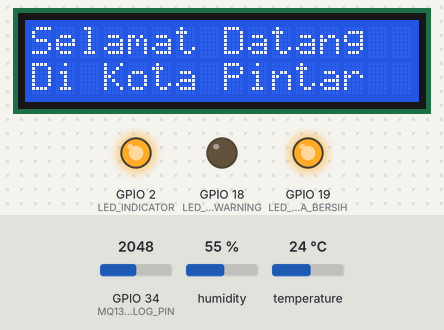
A sketch run on a simulated ESP32. Shown: 16×2 character LCD, output pins drawn as LEDs (lit = HIGH). The test bench sets the inputs (shaded band); at power-on: GPIO 34 (MQ135_ANALOG_PIN) = 2048, humidity 55 %, temperature 24 °C. WiFi joins after 1.5 s; servers stay silent unless stated; uploads are accepted with an empty reply; what the sketch prints to the serial monitor is not drawn.

Above: at 1.7 s.
At 4.6 s:
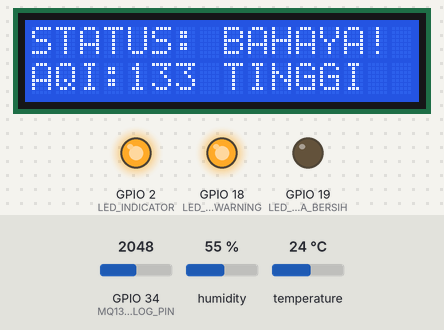
4.7 s: GPIO 34 (MQ135_ANALOG_PIN) set to 1498
At 9.0 s:
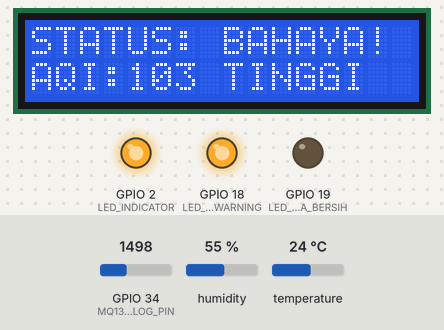
10.2 s: GPIO 34 (MQ135_ANALOG_PIN) set to 1380
At 20.1 s:
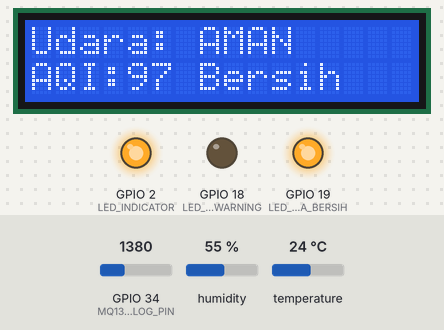
20.2 s: GPIO 34 (MQ135_ANALOG_PIN) set to 1228
At 29.0 s:
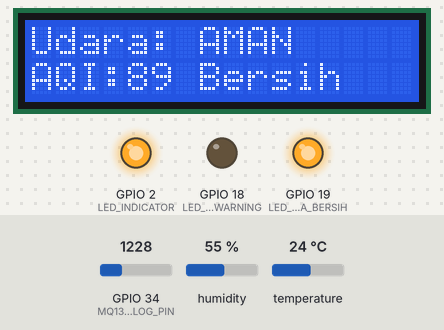
Timing chart, 0 to 30.5 s (numbered marks = the images above; inputs shaded):
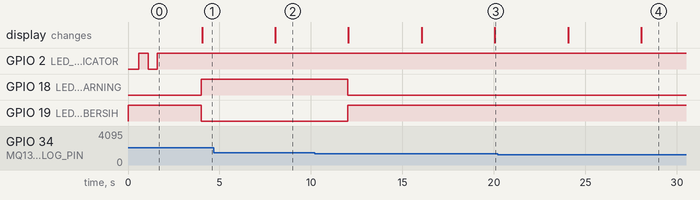

The sketch:

esp32_air_quality.ino
```cpp
/*
  =============================================================
  UrbanPulse Smart City - ESP32 Air Quality Sensor Node
  =============================================================
  Sensor: MQ-135 (Air Quality/Gas) & DHT22 (Temp & Humidity)
  Output:
    - [REVISI] Monitor Hijau: LCD 16x2 I2C (SDA Pin 21, SCL Pin 22)
    - [REVISI] LED Peringatan Polusi: Pin 18 (Merah/Kuning)
    - [REVISI] LED Udara Bersih: Pin 19 (Hijau)
  Protocol: HTTP POST (REST API)
  Author: UrbanPulse Engineering
  =============================================================
*/

#include <WiFi.h>
#include <HTTPClient.h>
#include <ArduinoJson.h>
#include <Wire.h>
#include <LiquidCrystal_I2C.h>
#include "DHT.h"

// 1. Konfigurasi Jaringan WiFi & Server UrbanPulse
const char* ssid = "NAMA_WIFI_ANDA";
const char* password = "PASSWORD_WIFI_ANDA";

// Masukkan IP Komputer / Server tempat Dashboard berjalan
// Contoh: "http://192.168.1.15:3000/api/iot/telemetry"
const char* serverUrl = "http://192.168.1.15:3000/api/iot/telemetry";

// 2. Definisi Pin Sensor & Aktuator
#define DHTPIN 4
#define DHTTYPE DHT22
#define MQ135_ANALOG_PIN 34
#define LED_INDICATOR 2

// [BARU - REVISI] 2 Pin LED Tambahan
#define LED_POLUSI_WARNING 18  // Menyala saat polusi tinggi
#define LED_UDARA_BERSIH   19  // Menyala saat udara bersih / aman

DHT dht(DHTPIN, DHTTYPE);

// [BARU - REVISI] Inisialisasi Monitor Hijau LCD 16x2 I2C (Alamat default 0x27 atau 0x3F)
LiquidCrystal_I2C lcd(0x27, 16, 2);

unsigned long lastSendTime = 0;
const unsigned long sendInterval = 4000; // Kirim data setiap 4 detik
int screenCycle = 0;

void setup() {
  Serial.begin(115200);
  pinMode(LED_INDICATOR, OUTPUT);
  pinMode(LED_POLUSI_WARNING, OUTPUT);
  pinMode(LED_UDARA_BERSIH, OUTPUT);
  pinMode(MQ135_ANALOG_PIN, INPUT);

  // Inisialisasi LED awal
  digitalWrite(LED_POLUSI_WARNING, LOW);
  digitalWrite(LED_UDARA_BERSIH, HIGH);

  // Inisialisasi I2C & Monitor Hijau LCD
  Wire.begin(21, 22);
  lcd.init();
  lcd.backlight();
  lcd.clear();
  lcd.setCursor(0, 0);
  lcd.print("Selamat Datang  ");
  lcd.setCursor(0, 1);
  lcd.print("Di Kota Pintar  ");

  dht.begin();

  Serial.println("\n--- Memulai Inisialisasi ESP32 Air Quality Node ---");
  WiFi.begin(ssid, password);

  while (WiFi.status() != WL_CONNECTED) {
    delay(500);
    Serial.print(".");
    digitalWrite(LED_INDICATOR, !digitalRead(LED_INDICATOR));
  }

  digitalWrite(LED_INDICATOR, HIGH);
  Serial.println("\nWiFi Berhasil Terhubung!");
  Serial.print("IP ESP32: ");
  Serial.println(WiFi.localIP());
}

void loop() {
  if (millis() - lastSendTime >= sendInterval) {
    lastSendTime = millis();

    if (WiFi.status() == WL_CONNECTED) {
      sendTelemetryData();
    } else {
      Serial.println("[WARNING] WiFi terputus. Mencoba menghubungkan kembali...");
      WiFi.reconnect();
    }
  }
}

void sendTelemetryData() {
  // 1. Baca data sensor fisik
  float temperature = dht.readTemperature();
  float humidity = dht.readHumidity();
  int rawMQ135 = analogRead(MQ135_ANALOG_PIN);

  // Perhitungan estimasi AQI & PM2.5 dari sensor analog MQ-135
  if (isnan(temperature)) temperature = 29.8;
  if (isnan(humidity)) humidity = 65.0;

  // Konversi nilai ADC (0-4095) ke perkiraan parameter polusi
  int calculatedAQI = map(rawMQ135, 200, 3500, 35, 210);
  calculatedAQI = constrain(calculatedAQI, 20, 300);

  float calculatedPM25 = calculatedAQI * 0.45;
  float calculatedCO = (calculatedAQI / 40.0) + 0.3;
  int calculatedCO2 = 400 + (calculatedAQI * 2);

  // ==============================================================
  // [BARU - REVISI] LOGIKA MONITOR HIJAU (LCD) & 2 LED TAMBAHAN
  // ==============================================================
  if (calculatedAQI > 100) {
    // KONDISI POLUSI TINGGI:
    // LED Peringatan MENYALA, LED Bersih MATI
    digitalWrite(LED_POLUSI_WARNING, HIGH);
    digitalWrite(LED_UDARA_BERSIH, LOW);

    // Tampilkan di Monitor Hijau:
    lcd.setCursor(0, 0);
    lcd.print("STATUS: BAHAYA! ");
    lcd.setCursor(0, 1);
    char buf[17];
    snprintf(buf, sizeof(buf), "AQI:%d TINGGI  ", calculatedAQI);
    lcd.print(buf);
  } else {
    // KONDISI UDARA BERSIH / NORMAL:
    // LED Peringatan MATI, LED Bersih MENYALA
    digitalWrite(LED_POLUSI_WARNING, LOW);
    digitalWrite(LED_UDARA_BERSIH, HIGH);

    screenCycle = (screenCycle + 1) % 2;
    if (screenCycle == 0) {
      lcd.setCursor(0, 0);
      lcd.print("Selamat Datang  ");
      lcd.setCursor(0, 1);
      lcd.print("Di Kota Pintar  ");
    } else {
      lcd.setCursor(0, 0);
      lcd.print("Udara: AMAN     ");
      lcd.setCursor(0, 1);
      char buf[17];
      snprintf(buf, sizeof(buf), "AQI:%d Bersih  ", calculatedAQI);
      lcd.print(buf);
    }
  }

  // 2. Siapkan dokumen JSON sesuai format UrbanPulse
  StaticJsonDocument<350> doc;
  doc["deviceId"] = "ESP32-AIR-01";
  doc["type"] = "air-quality";
  doc["zone"] = "Kawasan Industri & Sudirman";

  JsonObject payload = doc.createNestedObject("payload");
  payload["aqi"] = calculatedAQI;
  payload["pm25"] = calculatedPM25;
  payload["co"] = calculatedCO;
  payload["co2"] = calculatedCO2;
  payload["temperature"] = temperature;
  payload["humidity"] = humidity;

  String requestBody;
  serializeJson(doc, requestBody);

  // 3. Kirim data HTTP POST ke Server Next.js
  HTTPClient http;
  http.begin(serverUrl);
  http.addHeader("Content-Type", "application/json");

  Serial.println("\n[HTTP POST] Mengirim data kualitas udara ke dashboard...");
  Serial.println(requestBody);

  int httpResponseCode = http.POST(requestBody);

  if (httpResponseCode > 0) {
    String response = http.getString();
    Serial.printf("[SUCCESS] Response code: %d | Data diterima dashboard!\n", httpResponseCode);
  } else {
    Serial.printf("[ERROR] Gagal mengirim data. Error code: %s\n", http.errorToString(httpResponseCode).c_str());
  }

  http.end();
}
```

Measured:
- the behaviour switches between 1445 and 1444 on GPIO 34 (MQ135_ANALOG_PIN) (found by bisection; images 2 and 3)
- after the input at 4.7 s, the display: changes after 3.4 s (image 2)
- after the input at 10.2 s, GPIO 18 (LED_POLUSI_WARNING): HIGH → LOW after 1.8 s; GPIO 19 (LED_UDARA_BERSIH): LOW → HIGH after 1.8 s; the display: changes after 1.9 s (image 3)
- after the input at 20.2 s, the display: first differs from a run without the input after 7.8 s (image 4)
